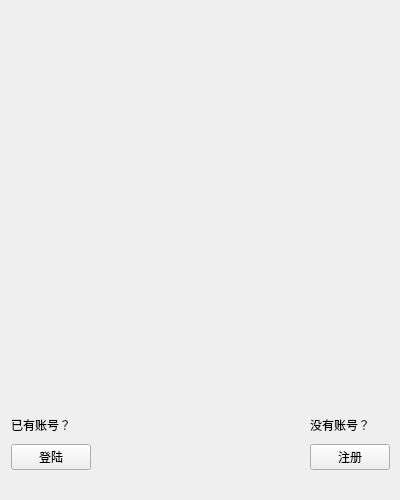
<?xml version="1.0" encoding="UTF-8"?>
<ui version="4.0">
 <class>LandWidget</class>
 <widget class="QWidget" name="LandWidget">
  <property name="geometry">
   <rect>
    <x>0</x>
    <y>0</y>
    <width>400</width>
    <height>500</height>
   </rect>
  </property>
  <property name="maximumSize">
   <size>
    <width>400</width>
    <height>500</height>
   </size>
  </property>
  <property name="mouseTracking">
   <bool>false</bool>
  </property>
  <property name="windowTitle">
   <string>LandWidget</string>
  </property>
  <property name="layoutDirection">
   <enum>Qt::LeftToRight</enum>
  </property>
  <property name="autoFillBackground">
   <bool>true</bool>
  </property>
  <property name="styleSheet">
   <string notr="true"/>
  </property>
  <widget class="QLabel" name="label">
   <property name="geometry">
    <rect>
     <x>10</x>
     <y>40</y>
     <width>371</width>
     <height>171</height>
    </rect>
   </property>
   <property name="styleSheet">
    <string notr="true">border-image:url(:/resource/bg.png);</string>
   </property>
   <property name="text">
    <string/>
   </property>
  </widget>
  <widget class="QWidget" name="layoutWidget">
   <property name="geometry">
    <rect>
     <x>0</x>
     <y>400</y>
     <width>401</width>
     <height>81</height>
    </rect>
   </property>
   <layout class="QHBoxLayout" name="horizontalLayout">
    <item>
     <layout class="QVBoxLayout" name="verticalLayout_2">
      <item>
       <widget class="QLabel" name="label_3">
        <property name="text">
         <string>已有账号？</string>
        </property>
       </widget>
      </item>
      <item>
       <widget class="QPushButton" name="pushButton_2">
        <property name="text">
         <string>登陆</string>
        </property>
       </widget>
      </item>
     </layout>
    </item>
    <item>
     <spacer name="horizontalSpacer">
      <property name="orientation">
       <enum>Qt::Horizontal</enum>
      </property>
      <property name="sizeHint" stdset="0">
       <size>
        <width>40</width>
        <height>20</height>
       </size>
      </property>
     </spacer>
    </item>
    <item>
     <layout class="QVBoxLayout" name="verticalLayout">
      <item>
       <widget class="QLabel" name="label_2">
        <property name="text">
         <string>没有账号？</string>
        </property>
       </widget>
      </item>
      <item>
       <widget class="QPushButton" name="pushButton">
        <property name="maximumSize">
         <size>
          <width>16777208</width>
          <height>16777215</height>
         </size>
        </property>
        <property name="mouseTracking">
         <bool>true</bool>
        </property>
        <property name="autoFillBackground">
         <bool>false</bool>
        </property>
        <property name="text">
         <string>注册</string>
        </property>
        <property name="checkable">
         <bool>false</bool>
        </property>
        <property name="autoRepeat">
         <bool>false</bool>
        </property>
        <property name="autoExclusive">
         <bool>false</bool>
        </property>
        <property name="autoDefault">
         <bool>false</bool>
        </property>
       </widget>
      </item>
     </layout>
    </item>
   </layout>
  </widget>
 </widget>
 <layoutdefault spacing="6" margin="11"/>
 <resources/>
 <connections/>
</ui>
